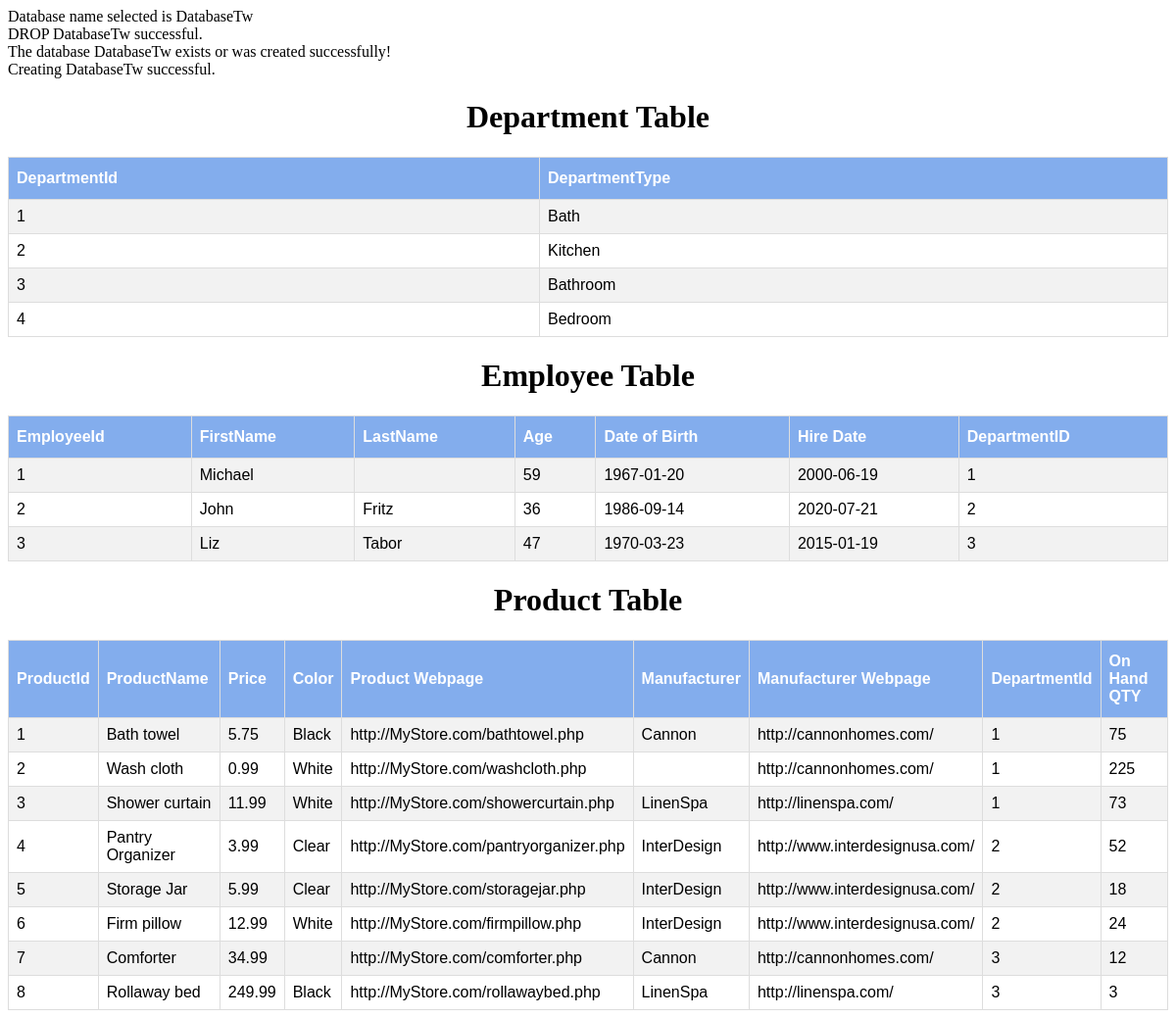
Page /dbfCreate.php on the committed database.
### tables this page shows
CREATE TABLE `department` (
  `departmentId` int NOT NULL,
  `departmentType` varchar(50) DEFAULT NULL
);

CREATE TABLE `employee` (
  `employeeId` int NOT NULL,
  `firstName` varchar(100) DEFAULT NULL,
  `lastName` varchar(100) DEFAULT NULL,
  `age` int DEFAULT NULL,
  `dateOfBirth` date DEFAULT NULL,
  `startDate` date DEFAULT NULL,
  `departmentId` int DEFAULT NULL
);

CREATE TABLE `product` (
  `productId` int NOT NULL,
  `productName` varchar(255) DEFAULT NULL,
  `price` double DEFAULT NULL,
  `color` varchar(50) DEFAULT NULL,
  `productWebpage` varchar(255) DEFAULT NULL,
  `manufacturer` varchar(255) DEFAULT NULL,
  `manufacturerWebpage` varchar(255) DEFAULT NULL,
  `departmentId` int DEFAULT NULL,
  `OnHandQty` int DEFAULT NULL
);

### dbfCreate.php (the view, shortened to what this page needs)
<!DOCTYPE html>
<html lang="en">
   <head>
      <link rel="stylesheet" href="style.css?v=<?php echo time(); ?>">
   </head>
   <body>
      <?php
      $dbname = nameDatabase("DatabaseTw");
      $conn = buildDatabaseConnection();
      checkDatabaseConnection($conn);
      dropDatabase($dbname);
      $sql = createDatabase($dbname);
      $flag = functionCheckIfDatabaseExists($conn, $sql, $dbname);
      $conn->select_db($dbname);
      displayTable($conn);
      function runQuery($sql, $msg, $echoSuccess)
      {
          global $conn;
          if ($conn->query($sql) === true) {
              if ($echoSuccess) {
                  echo $msg . " successful.<br />";
              }
          }
      }
      function buildDatabaseConnection()
      {
          $servername = "localhost";
          $username = "root";
          $password = "mysql";
          $connection = new mysqli($servername, $username, $password);
          return $connection;
      }
      function checkDatabaseConnection(&$connection)
      {
          $flag = false;
          return $flag;
      }
      function dropDatabase(&$value)
      {
          $sql = "DROP DATABASE " . $value;
          runQuery($sql, "DROP " . $value, true);
      }
      function createDatabase(&$value)
      {
          $createDatabase = "CREATE DATABASE " . $value;
          return $createDatabase;
      }
      function functionCheckIfDatabaseExists($connection, $sql, $dbname)
      {
          $flag = false;
          if ($connection->query($sql) === true) {
              $flag = true;
              echo "The database " .
                  $dbname .
                  " exists or was created successfully!<br />";
          } else {
              echo "Error creating database " .
                  $dbname .
                  ": " .
                  $connection->error;
              echo "<br />";
          }
          return $flag;
      }
      function nameDatabase($name)
      {
          echo "Database name selected is" . " " . $name;
          echo "<br/>";
          return $name;
      }
      ?>
      <?php
function displayTable($conn)
      {
          $sql = "Select * from department;";
          $result = $conn->query($sql);
          echo "<h1>Department Table</h1>";
          echo "<table style='width:100%'id='tableStyle'>";
          echo "<tr>";
          echo "<th>DepartmentId</th>";
          echo "<th>DepartmentType</th>";
          echo "</tr>";
          if ($result->num_rows > 0) {
              while ($row = $result->fetch_assoc()) {
                  echo "<tr><td>" .
                      $row["departmentId"] .
                      "</td><td>" .
                      $row["departmentType"] .
                      "</td></tr>";
              }
              echo "</table>";
          } else {
              echo "0 results";
          }
          $sql = "Select * from employee;";
          $result = $conn->query($sql);
          echo "<h1>Employee Table</h1>";
          echo "<table style='width:100%'id='tableStyle'>";
          echo "<tr>";
          echo "<th>EmployeeId</th>";
          echo "<th>FirstName</th>";
          echo "<th>LastName</th>";
          echo "<th>Age</th>";
          echo "<th>Date of Birth</th>";
          echo "<th>Hire Date</th>";
          echo "<th>DepartmentID</th>";
          echo "</tr>";
          if ($result->num_rows > 0) {
              while ($row = $result->fetch_assoc()) {
                  echo "<tr><td>" .
                      $row["employeeId"] .
                      "</td><td>" .
                      $row["firstName"] .
                      "</td><td>" .
                      $row["lastName"] .
                      "</td><td>" .
                      $row["age"] .
                      "</td><td>" .
                      $row["dateOfBirth"] .
                      "</td><td>" .
                      $row["startDate"] .
                      "</td><td>" .
                      $row["departmentId"] .
                      "</td></tr>";
              }
              echo "</table>";
          } else {
              echo "0 results";
          }
          $sql = "Select * from product;";
          $result = $conn->query($sql);
          echo "<h1>Product Table</h1>";
          echo "<table style='width:100%'id='tableStyle'>";
          echo "<tr>";
          echo "<th>ProductId</th>";
          echo "<th>ProductName</th>";
          echo "<th>Price</th>";
          echo "<th>Color</th>";
          echo "<th>Product Webpage</th>";
          echo "<th>Manufacturer</th>";
          echo "<th>Manufacturer Webpage</th>";
          echo "<th>DepartmentId</th>";
          echo "<th> On Hand QTY</th>";
          echo "</tr>";
          if ($result->num_rows > 0) {
              while ($row = $result->fetch_assoc()) {
                  echo "<tr><td>" .
                      $row["productId"] .
                      "</td><td>" .
                      $row["productName"] .
                      "</td><td>" .
                      $row["price"] .
                      "</td><td>" .
                      $row["color"] .
                      "</td><td>" .
                      $row["productWebpage"] .
                      "</td><td>" .
                      $row["manufacturer"] .
                      "</td><td>" .
                      $row["manufacturerWebpage"] .
                      "</td><td>" .
                      $row["departmentId"] .
                      "</td><td>" .
                      $row["OnHandQty"] .
                      "</td></tr>";
              }
              echo "</table>";
          } else {
              echo "0 results";
          }
      } ?>
   </body>
</html>

### style.css (style rules this page uses)
#tableStyle { font-family: Arial, Helvetica, sans-serif; border-collapse: collapse; width: 100%; }
#tableStyle td, #tableStyle th { border: 1px solid #ddd; padding: 8px; }
#tableStyle tr:nth-child(even) { background-color: #f2f2f2; }
#tableStyle th { padding-top: 12px; padding-bottom: 12px; text-align: left; background-color: rgba(70, 133, 228, 0.667); color: white; }
h1 { color: black; text-align: center; }

### dbfCreate.php (style rules this page uses)
table, th, td { border:1px solid black; }

### rows in the picture
department: departmentId "1", departmentType "Bath"
department: departmentId "2", departmentType "Kitchen"
department: departmentId "3", departmentType "Bathroom"
department: departmentId "4", departmentType "Bedroom"
employee: employeeId "1", firstName "Michael", age "59", dateOfBirth "1967-01-20", startDate "2000-06-19", departmentId "1"
employee: employeeId "2", firstName "John", lastName "Fritz", age "36", dateOfBirth "1986-09-14", startDate "2020-07-21", departmentId "2"
employee: employeeId "3", firstName "Liz", lastName "Tabor", age "47", dateOfBirth "1970-03-23", startDate "2015-01-19", departmentId "3"
product: productId "1", productName "Bath towel", price "5.75", color "Black", productWebpage "http://MyStore.com/bathtowel.php", manufacturer "Cannon", manufacturerWebpage "http://cannonhomes.com/", departmentId "1", OnHandQty "75"
product: productId "2", productName "Wash cloth", price "0.99", color "White", productWebpage "http://MyStore.com/washcloth.php", manufacturerWebpage "http://cannonhomes.com/", departmentId "1", OnHandQty "225"
product: productId "3", productName "Shower curtain", price "11.99", color "White", productWebpage "http://MyStore.com/showercurtain.php", manufacturer "LinenSpa", manufacturerWebpage "http://linenspa.com/", departmentId "1", OnHandQty "73"
product: productId "4", productName "Pantry Organizer", price "3.99", color "Clear", productWebpage "http://MyStore.com/pantryorganizer.php", manufacturer "InterDesign", manufacturerWebpage "http://www.interdesignusa.com/", departmentId "2", OnHandQty "52"
product: productId "5", productName "Storage Jar", price "5.99", color "Clear", productWebpage "http://MyStore.com/storagejar.php", manufacturer "InterDesign", manufacturerWebpage "http://www.interdesignusa.com/", departmentId "2", OnHandQty "18"
product: productId "6", productName "Firm pillow", price "12.99", color "White", productWebpage "http://MyStore.com/firmpillow.php", manufacturer "InterDesign", manufacturerWebpage "http://www.interdesignusa.com/", departmentId "2", OnHandQty "24"
product: productId "7", productName "Comforter", price "34.99", productWebpage "http://MyStore.com/comforter.php", manufacturer "Cannon", manufacturerWebpage "http://cannonhomes.com/", departmentId "3", OnHandQty "12"
product: productId "8", productName "Rollaway bed", price "249.99", color "Black", productWebpage "http://MyStore.com/rollawaybed.php", manufacturer "LinenSpa", manufacturerWebpage "http://linenspa.com/", departmentId "3", OnHandQty "3"

### other values in the picture
$name "DatabaseTw"
$msg "DROP DatabaseTw Creating DatabaseTw"
$dbname "DatabaseTw"
